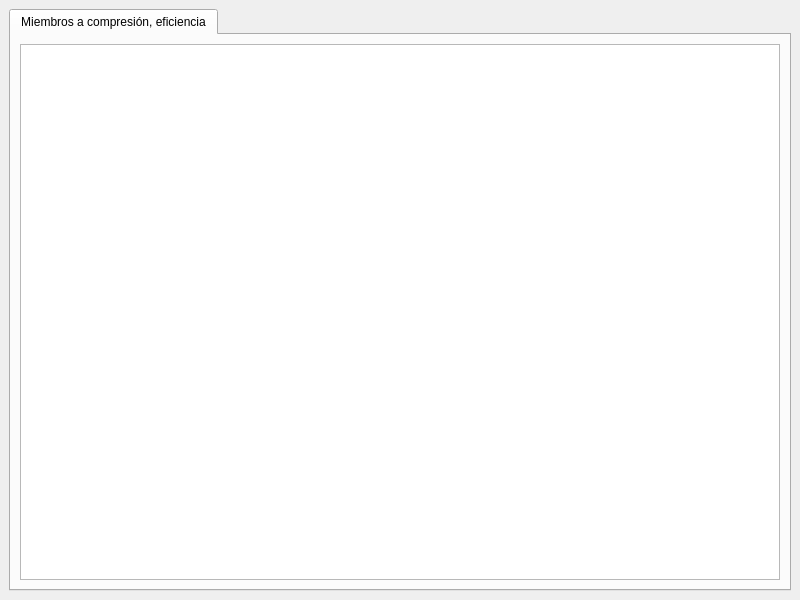
<?xml version="1.0" encoding="UTF-8"?>
<ui version="4.0">
 <class>MainWindow</class>
 <widget class="QMainWindow" name="MainWindow">
  <property name="geometry">
   <rect>
    <x>0</x>
    <y>0</y>
    <width>800</width>
    <height>600</height>
   </rect>
  </property>
  <property name="windowTitle">
   <string>Criterio de miembros a compresión eficiente</string>
  </property>
  <widget class="QWidget" name="centralwidget">
   <layout class="QGridLayout" name="gridLayout">
    <item row="0" column="0">
     <widget class="QTabWidget" name="tabWidget">
      <property name="currentIndex">
       <number>0</number>
      </property>
      <widget class="QWidget" name="tab">
       <attribute name="title">
        <string>Miembros a compresión, eficiencia</string>
       </attribute>
       <layout class="QGridLayout" name="gridLayout_2">
        <item row="0" column="0">
         <widget class="QTableView" name="tableView_Cefic"/>
        </item>
       </layout>
      </widget>
     </widget>
    </item>
   </layout>
  </widget>
 </widget>
 <resources/>
 <connections/>
</ui>
